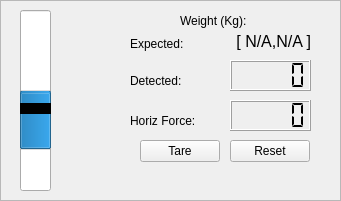
    <widget class="QFrame" name="frame_weight">
     <property name="geometry">
      <rect>
       <x>270</x>
       <y>120</y>
       <width>341</width>
       <height>201</height>
      </rect>
     </property>
     <property name="frameShape">
      <enum>QFrame::StyledPanel</enum>
     </property>
     <property name="frameShadow">
      <enum>QFrame::Raised</enum>
     </property>
     <widget class="QLabel" name="weight_label_2">
      <property name="geometry">
       <rect>
        <x>130</x>
        <y>70</y>
        <width>81</width>
        <height>21</height>
       </rect>
      </property>
      <property name="text">
       <string>Detected:</string>
      </property>
     </widget>
     <widget class="QLabel" name="weight_label_expected">
      <property name="geometry">
       <rect>
        <x>130</x>
        <y>33</y>
        <width>81</width>
        <height>21</height>
       </rect>
      </property>
      <property name="text">
       <string>Expected:</string>
      </property>
     </widget>
     <widget class="QLabel" name="weight_label_expected_var">
      <property name="geometry">
       <rect>
        <x>230</x>
        <y>26</y>
        <width>81</width>
        <height>31</height>
       </rect>
      </property>
      <property name="font">
       <font>
        <pointsize>12</pointsize>
       </font>
      </property>
      <property name="layoutDirection">
       <enum>Qt::RightToLeft</enum>
      </property>
      <property name="text">
       <string>[ N/A,N/A ]</string>
      </property>
      <property name="alignment">
       <set>Qt::AlignRight|Qt::AlignTrailing|Qt::AlignVCenter</set>
      </property>
     </widget>
     <widget class="QLabel" name="weight_label_3">
      <property name="geometry">
       <rect>
        <x>130</x>
        <y>110</y>
        <width>101</width>
        <height>21</height>
       </rect>
      </property>
      <property name="text">
       <string>Horiz Force:</string>
      </property>
     </widget>
     <widget class="QLabel" name="weight_label">
      <property name="geometry">
       <rect>
        <x>180</x>
        <y>10</y>
        <width>91</width>
        <height>21</height>
       </rect>
      </property>
      <property name="text">
       <string>Weight (Kg):</string>
      </property>
     </widget>
     <widget class="QLCDNumber" name="weight_lcdNumber">
      <property name="geometry">
       <rect>
        <x>230</x>
        <y>60</y>
        <width>81</width>
        <height>31</height>
       </rect>
      </property>
      <property name="styleSheet">
       <string notr="true"/>
      </property>
      <property name="segmentStyle">
       <enum>QLCDNumber::Flat</enum>
      </property>
     </widget>
     <widget class="QLCDNumber" name="vertforce_lcdNumber">
      <property name="geometry">
       <rect>
        <x>230</x>
        <y>100</y>
        <width>81</width>
        <height>31</height>
       </rect>
      </property>
      <property name="styleSheet">
       <string notr="true"/>
      </property>
      <property name="segmentStyle">
       <enum>QLCDNumber::Flat</enum>
      </property>
     </widget>
     <widget class="QPushButton" name="Tare_Button">
      <property name="enabled">
       <bool>true</bool>
      </property>
      <property name="geometry">
       <rect>
        <x>140</x>
        <y>140</y>
        <width>80</width>
        <height>22</height>
       </rect>
      </property>
      <property name="text">
       <string>Tare</string>
      </property>
     </widget>
     <widget class="QPushButton" name="Tare_Reset_Button">
      <property name="enabled">
       <bool>true</bool>
      </property>
      <property name="geometry">
       <rect>
        <x>230</x>
        <y>140</y>
        <width>80</width>
        <height>22</height>
       </rect>
      </property>
      <property name="palette">
       <palette>
        <active>
         <colorrole role="WindowText">
          <brush brushstyle="SolidPattern">
           <color alpha="255">
            <red>0</red>
            <green>0</green>
            <blue>0</blue>
           </color>
          </brush>
         </colorrole>
        </active>
        <inactive>
         <colorrole role="WindowText">
          <brush brushstyle="SolidPattern">
           <color alpha="255">
            <red>0</red>
            <green>0</green>
            <blue>0</blue>
           </color>
          </brush>
         </colorrole>
        </inactive>
        <disabled>
         <colorrole role="WindowText">
          <brush brushstyle="SolidPattern">
           <color alpha="255">
            <red>190</red>
            <green>190</green>
            <blue>190</blue>
           </color>
          </brush>
         </colorrole>
        </disabled>
       </palette>
      </property>
      <property name="text">
       <string>Reset</string>
      </property>
     </widget>
     <widget class="QProgressBar" name="weightProgressBar">
      <property name="geometry">
       <rect>
        <x>20</x>
        <y>10</y>
        <width>31</width>
        <height>111</height>
       </rect>
      </property>
      <property name="value">
       <number>24</number>
      </property>
      <property name="textVisible">
       <bool>false</bool>
      </property>
      <property name="orientation">
       <enum>Qt::Vertical</enum>
      </property>
     </widget>
     <widget class="QProgressBar" name="weightProgressBar_2">
      <property name="geometry">
       <rect>
        <x>20</x>
        <y>110</y>
        <width>31</width>
        <height>81</height>
       </rect>
      </property>
      <property name="minimum">
       <number>0</number>
      </property>
      <property name="maximum">
       <number>100</number>
      </property>
      <property name="value">
       <number>50</number>
      </property>
      <property name="alignment">
       <set>Qt::AlignRight|Qt::AlignTop|Qt::AlignTrailing</set>
      </property>
      <property name="textVisible">
       <bool>false</bool>
      </property>
      <property name="orientation">
       <enum>Qt::Vertical</enum>
      </property>
      <property name="invertedAppearance">
       <bool>true</bool>
      </property>
      <property name="textDirection">
       <enum>QProgressBar::TopToBottom</enum>
      </property>
     </widget>
     <widget class="Line" name="line">
      <property name="geometry">
       <rect>
        <x>20</x>
        <y>100</y>
        <width>31</width>
        <height>16</height>
       </rect>
      </property>
      <property name="frameShadow">
       <enum>QFrame::Plain</enum>
      </property>
      <property name="lineWidth">
       <number>11</number>
      </property>
      <property name="orientation">
       <enum>Qt::Horizontal</enum>
      </property>
     </widget>
    </widget>
